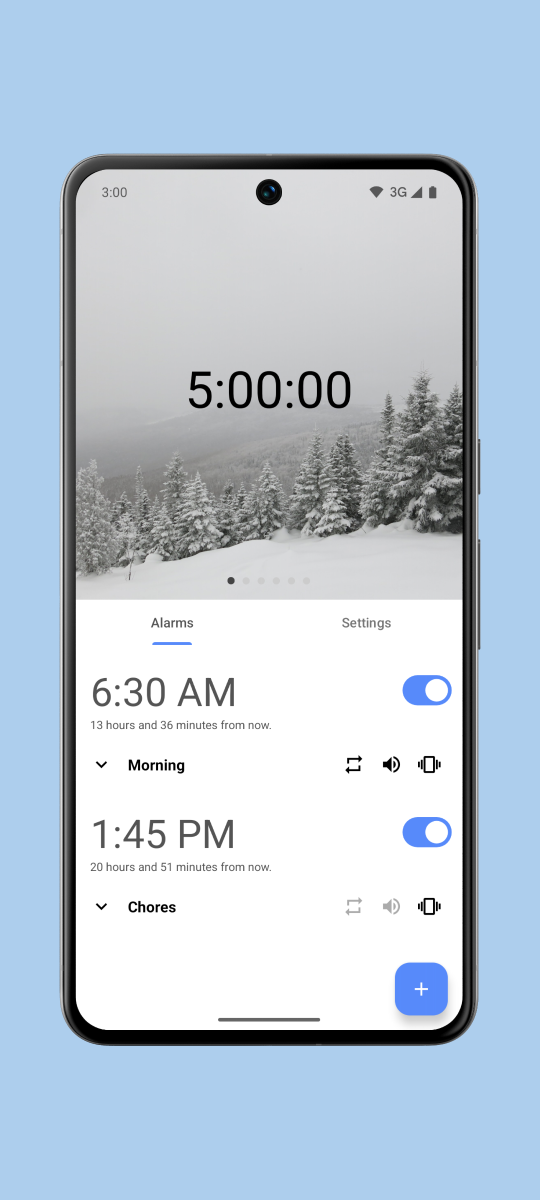
#> input picture assets/images/1.png, 1080 x 2400 px, found by its file name (shown at 1/2 size); its folder holds 4 pictures in this run
$ python process_images.py
#> lines starting #> are read from the running program, lines starting #| are printed output that depends on the picture
import os
from PIL import Image
import shutil

source_dir = r"C:\Users\kuzey\GitHub\Chronos\assets\images"
dest_dir = r"C:\Users\kuzey\GitHub\Chronos\fastlane\metadata\android\en-US\images\phoneScreenshots"
temp_dir = r"C:\Users\kuzey\GitHub\Chronos\temp_resized"

if not os.path.exists(temp_dir):
    os.makedirs(temp_dir)

images = sorted([f for f in os.listdir(source_dir) if f.lower().endswith(".png")])

for idx, img_name in enumerate(images, start=1):
    img_path = os.path.join(source_dir, img_name)
    with Image.open(img_path) as img:
#> img is the input picture: PIL image 1080x2400 RGBA; mean R, G, B, A 186.5, 201.1, 215.3, 255
        new_size = (img.width // 3, img.height // 3)
#> new_size = (360, 800)
        resized = img.resize(new_size, Image.Resampling.LANCZOS)
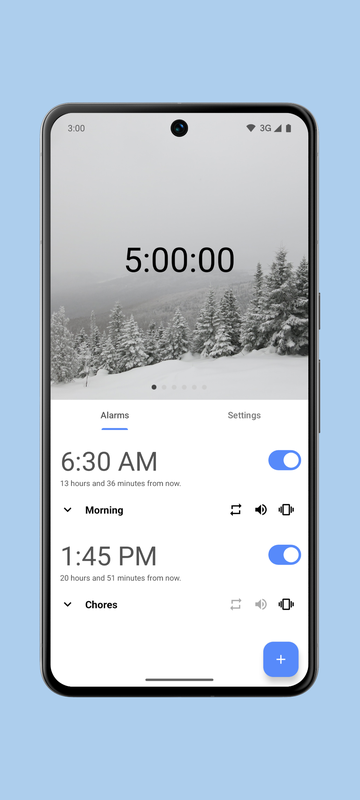
#> resized: PIL image 360x800 RGBA; mean R, G, B, A 186.5, 201.1, 215.3, 255

        new_name = f"{idx:02}.png"
        resized.save(
            os.path.join(temp_dir, new_name),
            optimize=True,
            compress_level=9
        )
#> pass 2 of the loop `for idx, img_name in enumerate(images, start=1):`:
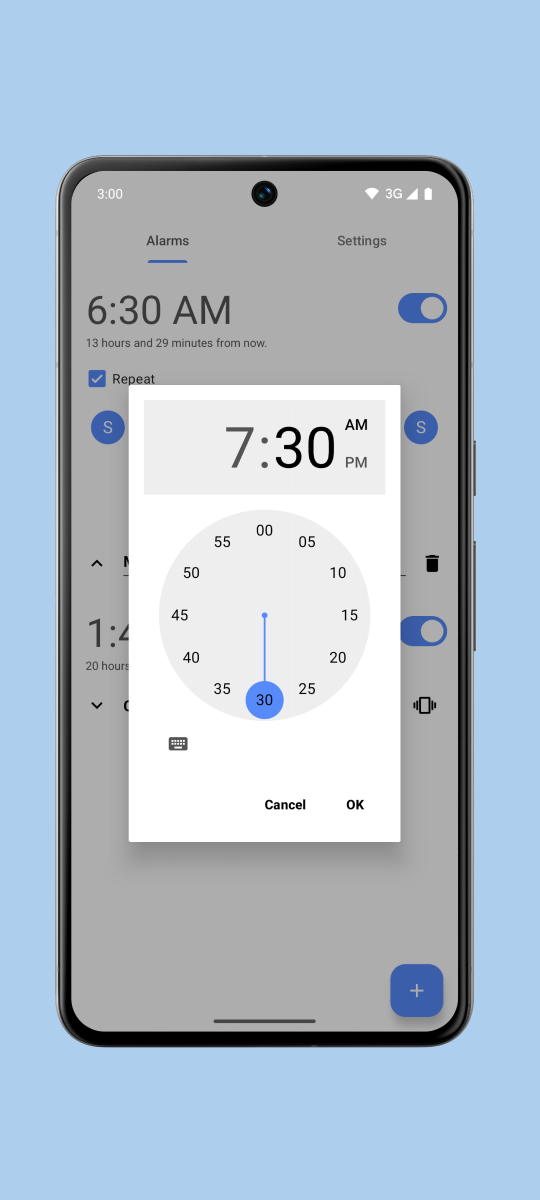
#> input picture assets/images/2.png, 1080 x 2400 px, found by its file name (shown at 1/2 size)
#> img is the input picture: PIL image 1080x2400 RGBA; mean R, G, B, A 176.8, 191.3, 205.5, 255
#> `resized = img.resize(new_size, Image.Resampling.LANCZOS)`:
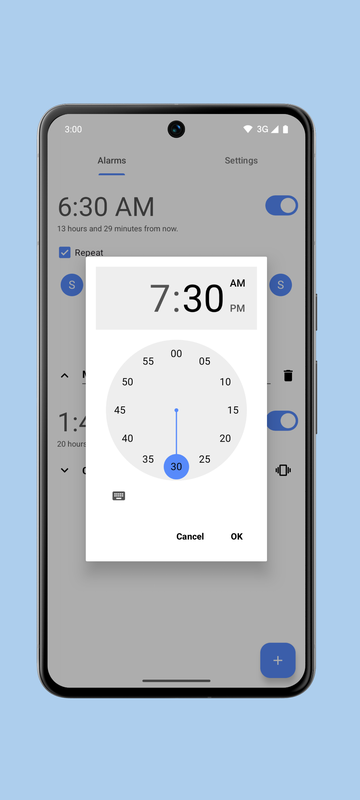
#> resized: PIL image 360x800 RGBA; mean R, G, B, A 176.8, 191.3, 205.5, 255
#> pass 3 of the loop `for idx, img_name in enumerate(images, start=1):`:
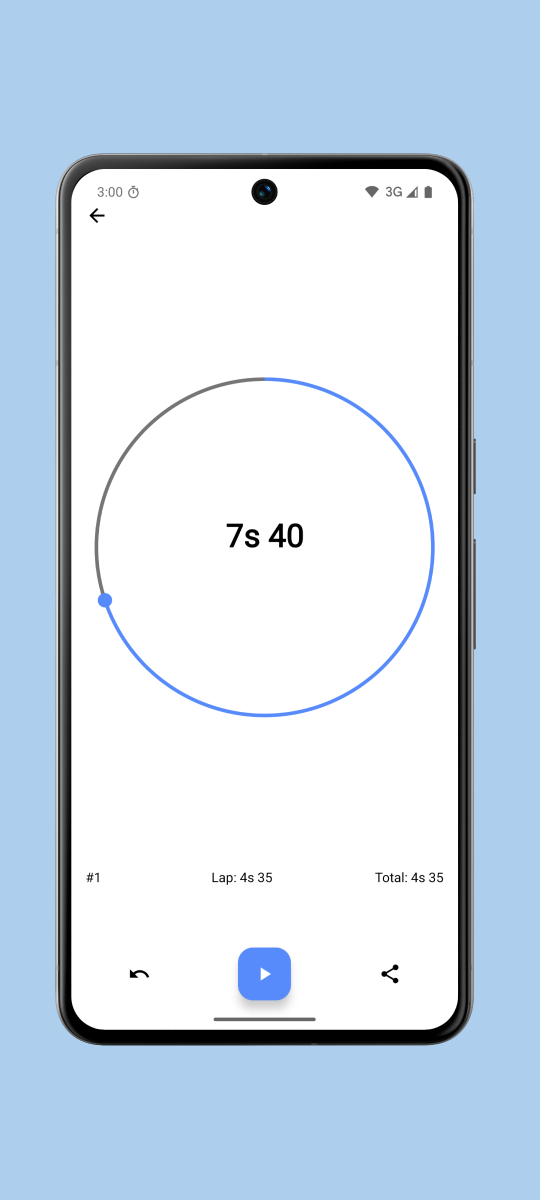
#> input picture assets/images/3.png, 1080 x 2400 px, found by its file name (shown at 1/2 size)
#> img is the input picture: PIL image 1080x2400 RGBA; mean R, G, B, A 205.7, 220.1, 234.3, 255
#> `resized = img.resize(new_size, Image.Resampling.LANCZOS)`:
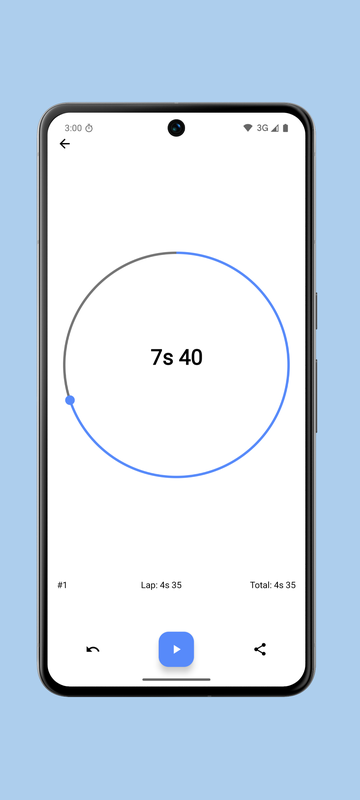
#> resized: PIL image 360x800 RGBA; mean R, G, B, A 205.6, 220, 234.2, 255
#> the loop made 4 passes; the first 3 are shown

if os.path.exists(dest_dir):
    shutil.rmtree(dest_dir)
os.makedirs(dest_dir)

for f in sorted(os.listdir(temp_dir)):
    shutil.move(os.path.join(temp_dir, f), os.path.join(dest_dir, f))
#> pass 2 of the loop `for f in sorted(os.listdir(temp_dir)):`:
#> pass 3 of the loop `for f in sorted(os.listdir(temp_dir)):`:
#> the loop made 4 passes; the first 3 are shown

shutil.rmtree(temp_dir)

print("All images processed, resized, and copied successfully!")
